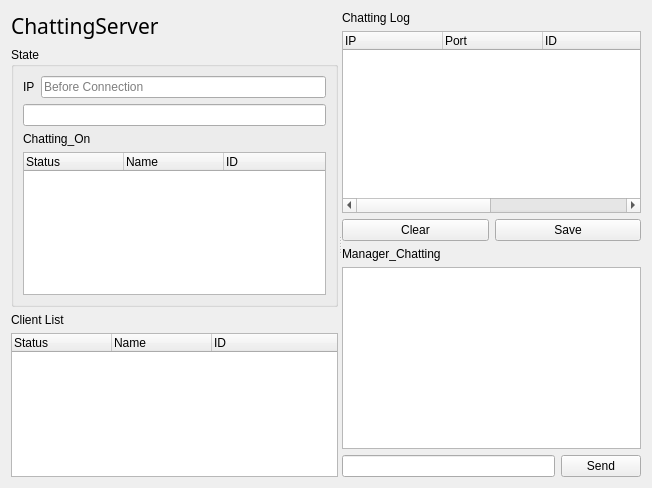
<?xml version="1.0" encoding="UTF-8"?>
<ui version="4.0">
 <class>ChatServerForm</class>
 <widget class="QWidget" name="ChatServerForm">
  <property name="geometry">
   <rect>
    <x>0</x>
    <y>0</y>
    <width>652</width>
    <height>488</height>
   </rect>
  </property>
  <property name="windowTitle">
   <string>Chatting Server</string>
  </property>
  <layout class="QHBoxLayout" name="horizontalLayout_5">
   <item>
    <widget class="QSplitter" name="splitter">
     <property name="orientation">
      <enum>Qt::Horizontal</enum>
     </property>
     <widget class="QWidget" name="layoutWidget">
      <layout class="QVBoxLayout" name="verticalLayout_2">
       <item>
        <widget class="QLabel" name="label_5">
         <property name="font">
          <font>
           <family>휴먼매직체</family>
           <pointsize>16</pointsize>
          </font>
         </property>
         <property name="text">
          <string>ChattingServer</string>
         </property>
        </widget>
       </item>
       <item>
        <widget class="QGroupBox" name="groupBox">
         <property name="title">
          <string>State</string>
         </property>
         <layout class="QVBoxLayout" name="verticalLayout">
          <item>
           <layout class="QHBoxLayout" name="horizontalLayout_2">
            <item>
             <widget class="QLabel" name="label">
              <property name="text">
               <string>IP</string>
              </property>
             </widget>
            </item>
            <item>
             <widget class="QLineEdit" name="ipLineEdit">
              <property name="readOnly">
               <bool>true</bool>
              </property>
              <property name="placeholderText">
               <string>Before Connection</string>
              </property>
             </widget>
            </item>
           </layout>
          </item>
          <item>
           <widget class="QLineEdit" name="stateLineedit">
            <property name="readOnly">
             <bool>true</bool>
            </property>
           </widget>
          </item>
          <item>
           <widget class="QLabel" name="label_3">
            <property name="text">
             <string>Chatting_On</string>
            </property>
           </widget>
          </item>
          <item>
           <widget class="QTreeWidget" name="chattingTreeWidget">
            <property name="rootIsDecorated">
             <bool>false</bool>
            </property>
            <property name="wordWrap">
             <bool>true</bool>
            </property>
            <column>
             <property name="text">
              <string>Status</string>
             </property>
            </column>
            <column>
             <property name="text">
              <string>Name</string>
             </property>
            </column>
            <column>
             <property name="text">
              <string>ID</string>
             </property>
            </column>
           </widget>
          </item>
         </layout>
        </widget>
       </item>
       <item>
        <widget class="QLabel" name="clientListLabel">
         <property name="text">
          <string>Client List</string>
         </property>
        </widget>
       </item>
       <item>
        <widget class="QTreeWidget" name="clientTreeWidget">
         <property name="enabled">
          <bool>true</bool>
         </property>
         <property name="rootIsDecorated">
          <bool>false</bool>
         </property>
         <property name="allColumnsShowFocus">
          <bool>false</bool>
         </property>
         <property name="wordWrap">
          <bool>true</bool>
         </property>
         <column>
          <property name="text">
           <string>Status</string>
          </property>
         </column>
         <column>
          <property name="text">
           <string>Name</string>
          </property>
         </column>
         <column>
          <property name="text">
           <string>ID</string>
          </property>
         </column>
        </widget>
       </item>
       <item>
        <layout class="QHBoxLayout" name="horizontalLayout"/>
       </item>
      </layout>
     </widget>
     <widget class="QWidget" name="layoutWidget">
      <layout class="QVBoxLayout" name="verticalLayout_3">
       <item>
        <widget class="QLabel" name="label_2">
         <property name="text">
          <string>Chatting Log</string>
         </property>
        </widget>
       </item>
       <item>
        <widget class="QTreeWidget" name="messageTreeWidget">
         <property name="rootIsDecorated">
          <bool>false</bool>
         </property>
         <property name="wordWrap">
          <bool>true</bool>
         </property>
         <column>
          <property name="text">
           <string>IP</string>
          </property>
         </column>
         <column>
          <property name="text">
           <string>Port</string>
          </property>
         </column>
         <column>
          <property name="text">
           <string>ID</string>
          </property>
         </column>
         <column>
          <property name="text">
           <string>Name</string>
          </property>
         </column>
         <column>
          <property name="text">
           <string>Message</string>
          </property>
         </column>
         <column>
          <property name="text">
           <string>Time</string>
          </property>
         </column>
        </widget>
       </item>
       <item>
        <layout class="QHBoxLayout" name="horizontalLayout_3">
         <item>
          <widget class="QPushButton" name="clearPushButton">
           <property name="text">
            <string>Clear</string>
           </property>
          </widget>
         </item>
         <item>
          <widget class="QPushButton" name="saveButton">
           <property name="text">
            <string>Save</string>
           </property>
          </widget>
         </item>
        </layout>
       </item>
       <item>
        <widget class="QLabel" name="label_4">
         <property name="text">
          <string>Manager_Chatting</string>
         </property>
        </widget>
       </item>
       <item>
        <widget class="QTextEdit" name="message"/>
       </item>
       <item>
        <layout class="QHBoxLayout" name="horizontalLayout_4">
         <item>
          <widget class="QLineEdit" name="inputLineEdit"/>
         </item>
         <item>
          <widget class="QPushButton" name="sendButton">
           <property name="text">
            <string>Send</string>
           </property>
          </widget>
         </item>
        </layout>
       </item>
      </layout>
     </widget>
    </widget>
   </item>
  </layout>
 </widget>
 <resources/>
 <connections>
  <connection>
   <sender>clearPushButton</sender>
   <signal>clicked()</signal>
   <receiver>messageTreeWidget</receiver>
   <slot>clear()</slot>
   <hints>
    <hint type="sourcelabel">
     <x>270</x>
     <y>295</y>
    </hint>
    <hint type="destinationlabel">
     <x>288</x>
     <y>195</y>
    </hint>
   </hints>
  </connection>
 </connections>
</ui>
